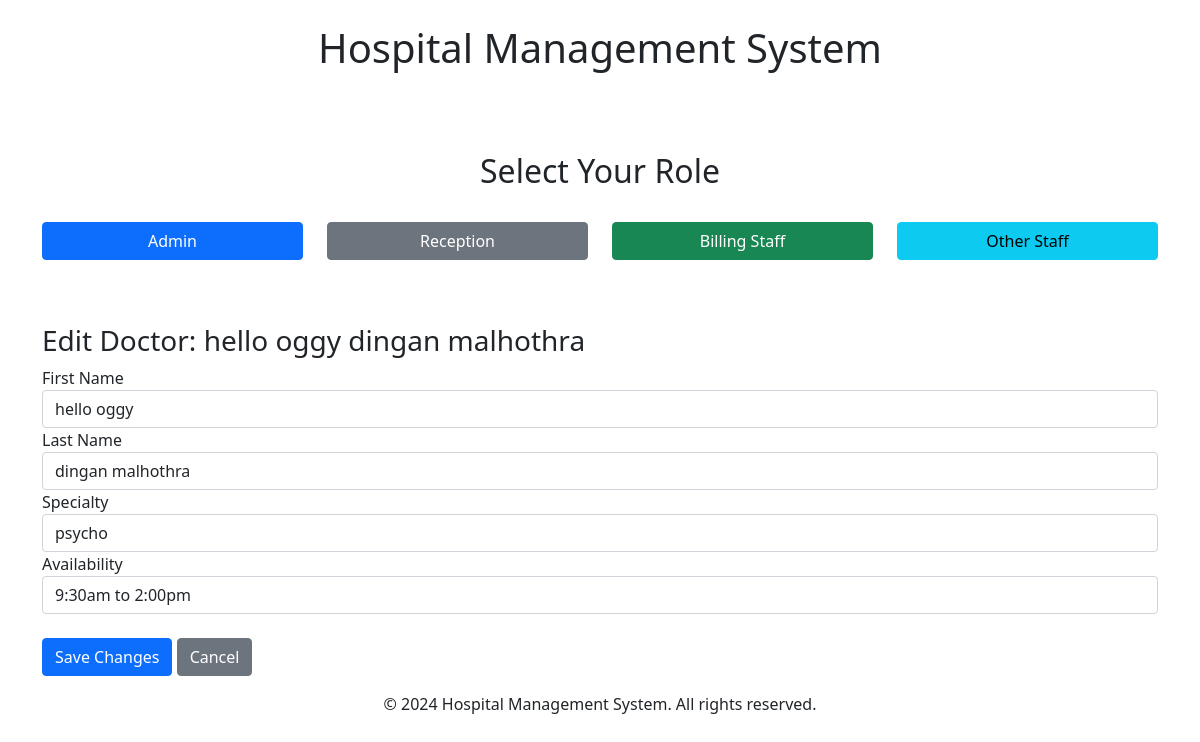
The app's page /edit_doctor/1/ with its own data.
### main_app/models.py (models this page shows, shortened)
class Doctor(models.Model):
    first_name = models.CharField(max_length=100)
    last_name = models.CharField(max_length=100)
    specialty = models.CharField(max_length=100)
    availability = models.CharField(max_length=200)
    created_at = models.DateTimeField(auto_now_add=True)
    updated_at = models.DateTimeField(auto_now=True)

### main_app/views.py (the view, shortened to what this page needs)
# urls.py: path('edit_doctor/<int:doctor_id>/', views.edit_doctor, name='edit_doctor'),
def edit_doctor(request, doctor_id):
    doctor = get_object_or_404(Doctor, id=doctor_id)
    return render(request, 'admin/edit_doctor.html', {'doctor': doctor})

### templates/admin/edit_doctor.html (shortened to what this page needs)
{% extends 'base.html' %}
{% block content %}
    <div class="container mt-5">
        <h3>Edit Doctor: {{ doctor.first_name }} {{ doctor.last_name }}</h3>
        <form method="POST">
            <div class="form-group">
                <label for="first_name">First Name</label>
                <input type="text" class="form-control" id="first_name" name="first_name" value="{{ doctor.first_name }}" required>
            </div>
            <div class="form-group">
                <label for="last_name">Last Name</label>
                <input type="text" class="form-control" id="last_name" name="last_name" value="{{ doctor.last_name }}" required>
            </div>
            <div class="form-group">
                <label for="specialty">Specialty</label>
                <input type="text" class="form-control" id="specialty" name="specialty" value="{{ doctor.specialty }}" required>
            </div>
            <div class="form-group">
                <label for="availability">Availability</label>
                <input type="text" class="form-control" id="availability" name="availability" value="{{ doctor.availability }}" required>
            </div>
            <div class="form-group mt-4">
                <button type="submit" class="btn btn-primary">Save Changes</button>
                <a href="{% url 'doctor_list' %}" class="btn btn-secondary">Cancel</a>
            </div>
        </form>
    </div>
{% endblock %}

### records on screen
Doctor: first_name "hello oggy", last_name "dingan malhothra", specialty "psycho", availability "9:30am to 2:00pm"
